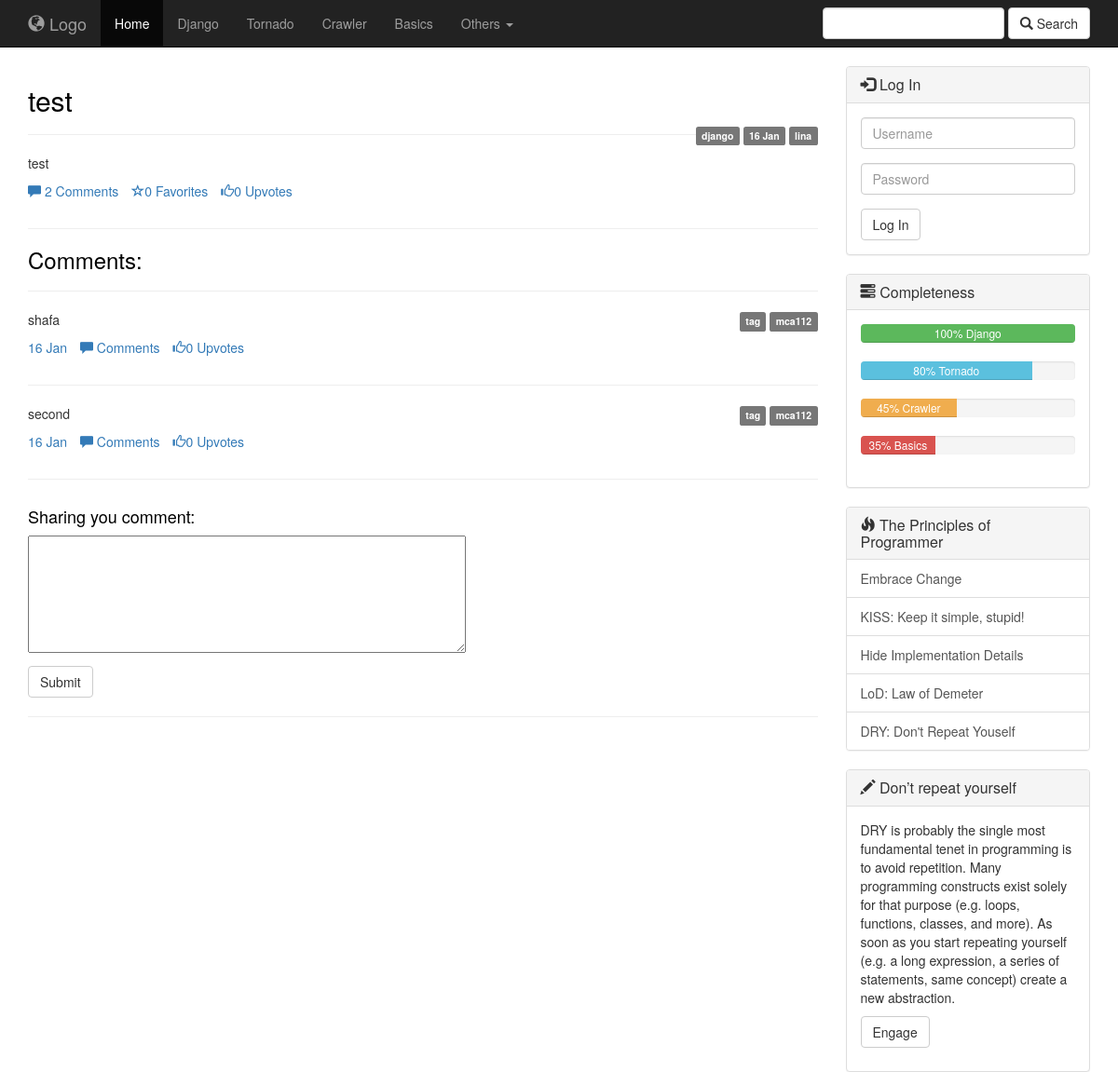
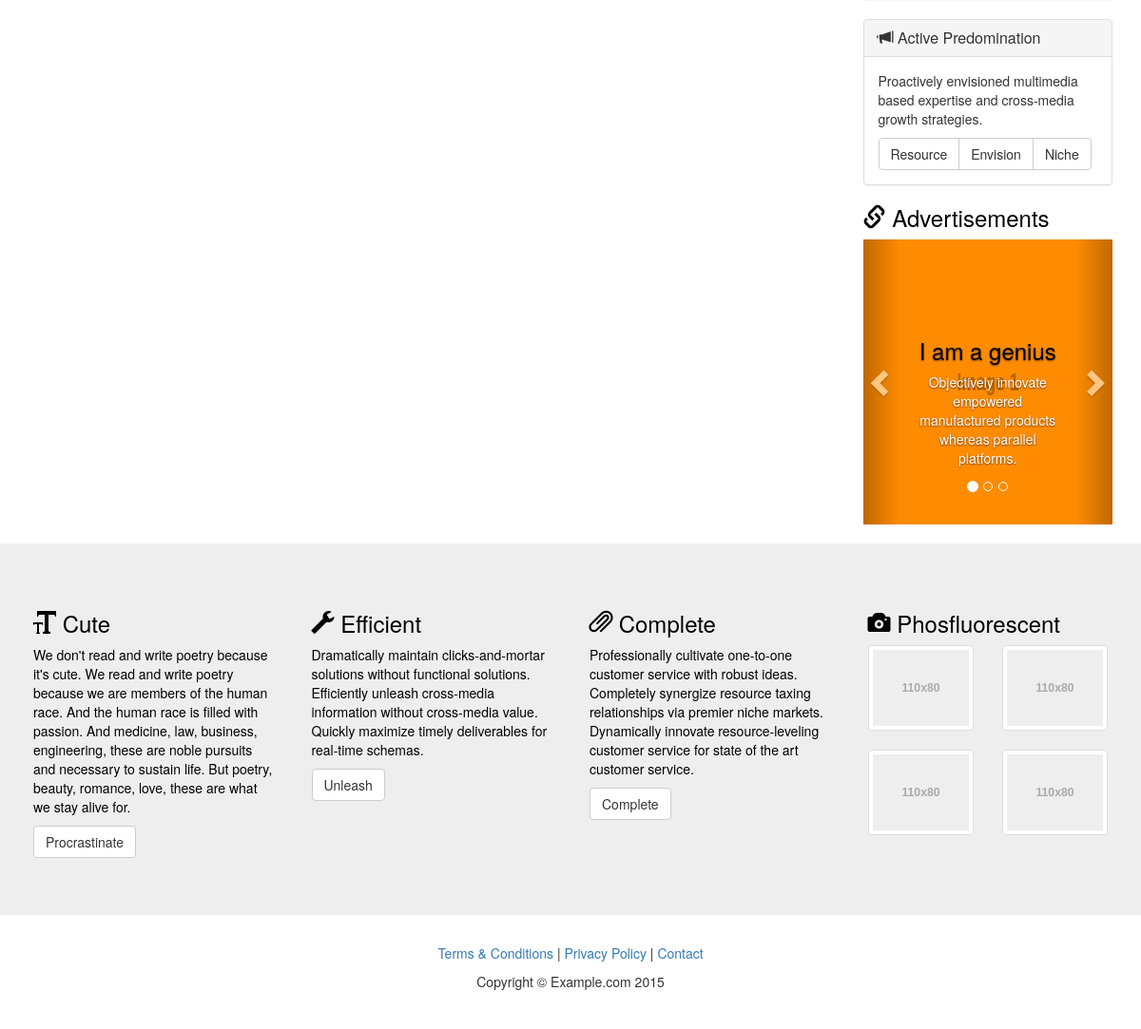
The page /focus/1/ on the database its author committed (2 pictures, top to bottom).
### focus/models.py (models this page shows, shortened)
class Article(models.Model):
	objects = ArticleManager()
	column = models.ForeignKey(Column,blank=True,null=True,verbose_name='belong_to')
	title = models.CharField(max_length=256)
	author = models.ForeignKey('Author',null=True)
	user = models.ManyToManyField('NewUser',blank=True)
	content = models.TextField('content')
	pub_date = models.DateTimeField(auto_now_add=True,editable=True)
	update_time = models.DateTimeField(auto_now=True,null=True)
	published = models.BooleanField('notDraft',default=True)
	poll_num = models.IntegerField(default=0)
	comment_num = models.IntegerField(default=0)
	keep_num = models.IntegerField(default=0)

class Column(models.Model):
	name = models.CharField('Column_name',max_length=256)
	intro = models.TextField('introduction',default='')
	def __str__(self):
		return self.name
	class Meta:
		ordering = ['name']

class Author(models.Model):
	name = models.CharField(max_length=256)
	profile = models.CharField('profile',default='',max_length=256)
	password = models.CharField('password',max_length=256)
	register_date = models.DateTimeField(auto_now_add=True,editable=True)
	def __str__(self):
		return self.name

class Comment(models.Model):
	user = models.ForeignKey('NewUser',null=True)
	article = models.ForeignKey(Article,null=True)
	content = models.TextField()
	pub_date = models.DateTimeField(auto_now_add=True,editable=True)
	poll_num = models.IntegerField(default=0)

class NewUser(AbstractUser):
	profile = models.CharField('profile',default='',max_length=256)
	def __str__(self):
		return self.username

### focus/views.py (the view)
# urls.py: url(r'^(?P<article_id>[0-9]+)/$',views.article,name='article'),
def article(request,article_id):
    article = get_object_or_404(Article,id=article_id)
    content  = markdown.markdown(article.content,extras=["code-friendly","fenced-code-blocks","header_ids","toc","metadata"])
    commentform = CommentForm()
    loginform = LoginForm()
    comments = article.comment_set.all
    return render(request,'article_page.html',{
        'article':article,
        'loginform':loginform,
        'commentform':commentform,
        'content':content,
        'comments':comments
        })

### focus/forms.py
class LoginForm(forms.Form):
	uid = forms.CharField(widget=forms.TextInput(attrs={'class':'form-control','id':'uid','placeholder':'Username'}))
	pwd = forms.CharField(widget=forms.PasswordInput(attrs={'class':'form-control','id':'pwd','placeholder':'Password'}))

class CommentForm(forms.Form):
	comment = forms.CharField(label='',widget=forms.Textarea(attrs={'cols':'60','rows':'6'}))

### focus/templates/article_page.html (shortened to what this page needs)
<!DOCTYPE html>
<html lang="en">
<head>
	{% load staticfiles %}
    <link href="{% static "css/bootstrap.css" %}" rel="stylesheet">
    <link href="{% static "css/Pygments.css" %}" rel="stylesheet">
    <link href="{% static "css/custom.css" %}" rel="stylesheet">
</head>
<body>
    <nav class="navbar navbar-inverse navbar-static-top" role="navigation">
        <div class="container">
            <div class="navbar-header">
                <a class="navbar-brand" href=" "><span class="glyphicon glyphicon-globe"></span> Logo</a>
            </div>
            <div class="collapse navbar-collapse" id="navbar">
                <ul class="nav navbar-nav">
                    <li class="active">
                        <a href=" ">Home</a>
                    </li>
                    <li>
                        <a href=" ">Django</a>
                    </li>
                    <li>
                        <a href=" ">Tornado</a>
                    </li>
                    <li>
                        <a href=" ">Crawler</a>
                    </li>
                    <li>
                        <a href=" ">Basics</a>
                    </li>
					<li class="dropdown">
						<a href=" " class="dropdown-toggle" data-toggle="dropdown" role="button" aria-haspopup="true" aria-expanded="false">Others <span class="caret"></span></a>
					</li>
                </ul>
				<form class="navbar-form navbar-right" role="search">
					<div class="form-group">
						<input type="text" class="form-control">
					</div>
					<button type="submit" class="btn btn-default"><span class="glyphicon glyphicon-search"></span> Search</button>
				</form>
            </div>
        </div>
    </nav>
<div class="container-fluid">
		<div class="col-sm-9">
			<div class="row">
				<article class="col-xs-12">
					<h2>{{ article.title }}</h2>
					<p class="pull-right"><span class="label label-default">{{ article.column }}</span> <span class="label label-default">{{ article.pub_date | date:"j M" }}</span> <span class="label label-default">{{ article.author }}</span></p>
					<p><hr></p>
					<p>{{ content | safe }}</p>
					<ul class="list-inline">
						<li><a href=" "><span class="glyphicon glyphicon-comment"></span> {{ article.comment_num }} Comments</a></li>
						<li><a href="/focus/{{ article.id }}/keep/"><span class="glyphicon glyphicon-star-empty"></span>{{ article.keep_num }} Favorites</a></li>
						<li><a href="/focus/{{ article.id }}/poll/"><span class="glyphicon glyphicon-thumbs-up"></span>{{ article.poll_num }} Upvotes</a></li>
					</ul>
				</article>
			</div>
			<hr>
			<h3>Comments:</h3>
			<hr>
			{% for comment in comments %}
			<div class="row">
				<article class="col-xs-12">
					<p class="pull-right"> <span class="label label-default">tag</span> <span class="label label-default">{{ comment.user }}</span></p>
					<p>{{ comment.content }}</p>
					<ul class="list-inline">
						<li><a href=" ">{{ comment.pub_date | date:"j M" }}</a></li>
						<li><a href=" "><span class="glyphicon glyphicon-comment"></span> {{ comment.comment_num }} Comments</a></li>
						<li><a href=" "><span class="glyphicon glyphicon-thumbs-up"></span>{{ comment.poll_num }} Upvotes</a></li>
					</ul>
				</article>
			</div>
			<hr>
			{% endfor %}
			<div class="row">
				<article class="col-xs-12">
					<h4>Sharing you comment:</h4>
					<form action="/focus/{{ article.id }}/comment/" method="post">
						{{ commentform.as_p }}
						<input class="btn btn-default" type="submit" value="Submit" />
					</form>
				</article>
			</div>
			<hr>
		</div>
	  <div class="col-sm-3">
			{% if request.user.is_authenticated %}
			<div class="panel panel-default">
				<div class="panel-heading">
					<h3 class="panel-title">
						<span class="glyphicon glyphicon-user"></span>
						Logged In
					</h3>
				</div>
				<div class="panel-body">
					<div class="form-group">hi:{{ user }} <a href="/focus/logout/"><input class="btn btn-default" type="submit" value="Logout" /></a></div>
				</div>
			</div>
			{% else %}
			<div class="panel panel-default">
				<div class="panel-heading">
					<h3 class="panel-title">
						<span class="glyphicon glyphicon-log-in"></span>
						Log In
					</h3>
				</div>
				<div class="panel-body">
					<form action="/focus/login/" method="post">
						<div class="form-group">
							{{ loginform.uid }}
						</div>
						<div class="form-group">
							{{ loginform.pwd }}
						</div>
						<button type="submit" class="btn btn-default">Log In</button>
					</form>
				</div>
			</div>
 			{% endif %}
			<div class="panel panel-default">
				<div class="panel-heading">
					<h3 class="panel-title">
						<span class="glyphicon glyphicon-tasks"></span>
						Completeness
					</h3>
				</div>
				<div class="panel-body">
					<div class="progress">
						<div class="progress-bar progress-bar-success" role="progressbar" aria-valuenow="100"
						aria-valuemin="0" aria-valuemax="100" style="width:100%">
							100% Django
						</div>
					</div>
					<div class="progress">
						<div class="progress-bar progress-bar-info" role="progressbar" aria-valuenow="80"
						aria-valuemin="0" aria-valuemax="100" style="width:80%">
							80% Tornado
						</div>
					</div>
					<div class="progress">
						<div class="progress-bar progress-bar-warning" role="progressbar" aria-valuenow="45"
						aria-valuemin="0" aria-valuemax="100" style="width:45%">
							45% Crawler
						</div>
					</div>
					<div class="progress">
						<div class="progress-bar progress-bar-danger" role="progressbar" aria-valuenow="35"
						aria-valuemin="0" aria-valuemax="100" style="width:35%">
							35% Basics
						</div>
					</div>
				</div>
			</div>
			<div class="panel panel-default">
				<div class="panel-heading">
					<h1 class="panel-title"><span class="glyphicon glyphicon-fire"></span> The Principles of Programmer </h1>
				</div>
				<div class="list-group">
					<a href=" " class="list-group-item">Embrace Change </a>
					<a href=" " class="list-group-item">KISS: Keep it simple, stupid!</a>
					<a href=" " class="list-group-item">Hide Implementation Details</a>
					<a href=" " class="list-group-item">LoD: Law of Demeter</a>
					<a href=" " class="list-group-item">DRY: Don't Repeat Youself</a>
				</div>
			</div>
			<div class="panel panel-default">
				<div class="panel-heading">
					<h1 class="panel-title"><span class="glyphicon glyphicon-pencil"></span> Don’t repeat yourself</h1>
				</div>
				<div class="panel-body">
					<p>DRY is probably the single most fundamental tenet in programming is to avoid repetition. Many programming constructs exist solely for that purpose (e.g. loops, functions, classes, and more). As soon as you start repeating yourself (e.g. a long expression, a series of statements, same concept) create a new abstraction.</p>
					<p><button class="btn btn-default">Engage</button></p>
				</div>
			</div>
			<div class="panel panel-default">
				<div class="panel-heading">
					<h3 class="panel-title">
						<span class="glyphicon glyphicon-bullhorn"></span>
						Active Predomination
					</h3>
				</div>
				<div class="panel-body">
					<p>Proactively envisioned multimedia based expertise and cross-media growth strategies.</p>
					<div class="btn-group" role="group">
						<button type="button" class="btn btn-default">Resource</button>
						<button type="button" class="btn btn-default">Envision</button>
						<button type="button" class="btn btn-default">Niche</button>
					</div>
				</div>
			</div>
 			<h3><span class="glyphicon glyphicon-link"></span> Advertisements</h3>
			<div id="side-carousel" class="carousel slide" data-ride="carousel">
				<ol class="carousel-indicators">
					<li data-target="#side-carousel" data-slide-to="0" class="active"></li>
					<li data-target="#side-carousel" data-slide-to="1"></li>
					<li data-target="#side-carousel" data-slide-to="2"></li>
				</ol>
				<div class="carousel-inner" role="listbox">
					<div class="item active">
						<a href=" ">
							<img class="img-responsive" src="holder.js/400x300?bg=FF8C00&text=Image%201" alt="">
						</a>
						<div class="carousel-caption">
							<h3>I am a genius</h3>
							<p>Objectively innovate empowered manufactured products whereas parallel platforms.</p>
						</div>
					</div>
				</div>
				<a class="left carousel-control" href="#side-carousel" role="button" data-slide="prev">
				  <span class="glyphicon glyphicon-chevron-left" aria-hidden="true"></span>
				</a>
				<a class="right carousel-control" href="#side-carousel" role="button" data-slide="next">
				  <span class="glyphicon glyphicon-chevron-right" aria-hidden="true"></span>
				</a>
			  </div>
	  </div>
	</div>
	<footer>
		<div class="footer-blurb">
			<div class="container">
				<div class="row">
					<div class="col-sm-3 footer-blurb-item">
						<h3><span class="glyphicon glyphicon-text-size"></span> Cute</h3>
						<p>We don't read and write poetry because it's cute. We read and write poetry because we are members of the human race. And the human race is filled with passion. And medicine, law, business, engineering, these are noble pursuits and necessary to sustain life. But poetry, beauty, romance, love, these are what we stay alive for.</p>
						<p><a class="btn btn-default" href=" ">Procrastinate</a></p>
					</div>
					<div class="col-sm-3 footer-blurb-item">
						<h3><span class="glyphicon glyphicon-wrench"></span> Efficient</h3>
						<p>Dramatically maintain clicks-and-mortar solutions without functional solutions. Efficiently unleash cross-media information without cross-media value. Quickly maximize timely deliverables for real-time schemas. </p>
						<p><a class="btn btn-default" href=" ">Unleash</a></p>
					</div>
					<div class="col-sm-3 footer-blurb-item">
						<h3><span class="glyphicon glyphicon-paperclip"></span> Complete</h3>
						<p>Professionally cultivate one-to-one customer service with robust ideas. Completely synergize resource taxing relationships via premier niche markets. Dynamically innovate resource-leveling customer service for state of the art customer service.</p>
						<p><a class="btn btn-default" href=" ">Complete</a></p>
					</div>
					<div class="col-sm-3 footer-blurb-item">
						<h3><span class="glyphicon glyphicon-camera"></span> Phosfluorescent</h3>
							<div class="row">
								<div class="col-xs-6">
									<a href=" " class="thumbnail">
										<img src="holder.js/110x80" alt="">
									</a>
								</div>
								<div class="col-xs-6">
									<a href=" " class="thumbnail">
										<img src="holder.js/110x80" alt="">
									</a>
								</div>
								<div class="col-xs-6">
									<a href=" " class="thumbnail">
										<img src="holder.js/110x80" alt="">
									</a>
								</div>
								<div class="col-xs-6">
									<a href=" " class="thumbnail">
										<img src="holder.js/110x80" alt="">
									</a>
								</div>
							</div>
					</div>
				</div>
			</div>
        </div>
        <div class="small-print">
        	<div class="container">
        		<p><a href=" ">Terms &amp; Conditions</a> | <a href=" ">Privacy Policy</a> | <a href=" ">Contact</a></p>
        		<p>Copyright &copy; Example.com 2015 </p>
        	</div>
        </div>
	</footer>
</body>
</html>

### focus/static/css/custom.css (style rules this page uses)
h1, h2, h3, h4, h5, h6 { color: black; }
#side-carousel img { margin: 0 auto; }
.footer-blurb { padding: 30px 0; margin-top: 20px; background-color: #eee; color: black; }
.footer-blurb-item { padding: 20px; }
.small-print { background-color: #fff; padding: 30px 0; }
.feature, .page-intro, .article-intro, .small-print { text-align: center; }

### rows shown on the page
Article: title "test", column "django", pub_date "16 Jan", author "lina", comment_num "2", keep_num "0", poll_num "0"
Comment: user "mca112", content "shafa", pub_date "16 Jan", poll_num "0"
Comment: user "mca112", content "second", pub_date "16 Jan", poll_num "0"

### other values the page prints
{{ content | safe }} "test"
